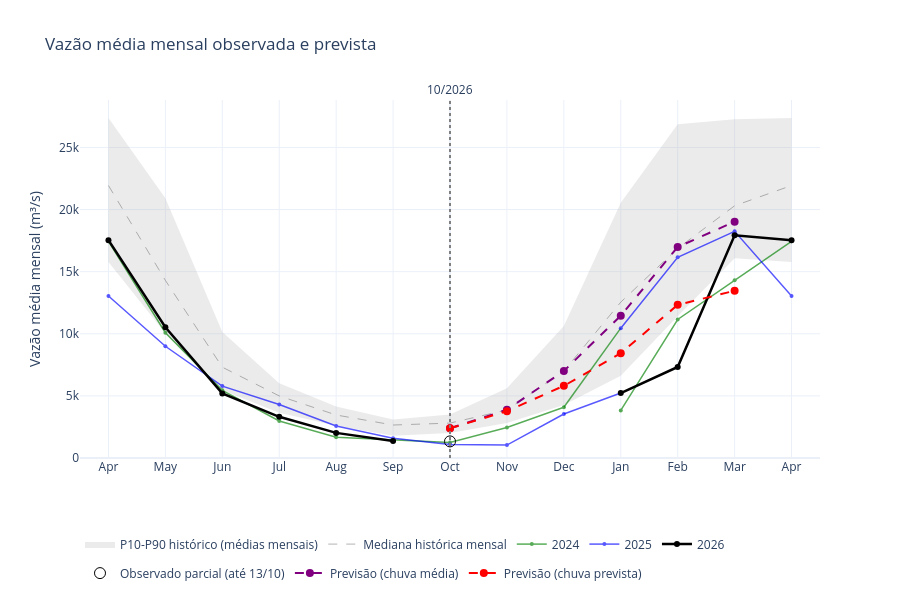

The code cell stored with this chart in its notebook:
### Markdown cell above
## Monthly discharge comparison

Daily observations are averaged separately for each calendar month (m³/s). The
historical median and P10-P90 band are then calculated across those monthly means
for each calendar month, excluding the current reference month and later data.
These are historical variability bounds, not forecast uncertainty. Missing days
are not filled; means use available daily data and hover labels show the count.

The 13-month window places the month of `AS_OF_DATE` at its center. Current-month
observations are partial and shown separately from the full-month predictions.
Forecasts retain their model month labels and are not joined to daily endpoints.
The monthly observations and statistics remain available as
`inference.discharge_monthly` and `inference.discharge_monthly_stats`.

Month-only labels align the reference year (black) with the two previous years
(blue and green). Each year wraps by calendar month, with separate segments at
December/January; hover labels retain the source year. A thin gray dashed line
shows the historical median, and the reference line is labeled `MM/YYYY`.

### Code cell
monthly_discharge_figure = inference.plot_monthly_discharge(months_each_side=6)
monthly_discharge_figure.show()

### Figure 1 — Plotly figure (JSON) as saved in the notebook; plotly's stock layout.template omitted (floating-point values rounded to 4 significant figures)
{"data": [{"connectgaps": false, "hoverinfo": "skip", "line": {"width": 0}, "mode": "lines", "showlegend": false, "type": "scatter", "x": [-6, -5, -4, -3, -2, -1, 0, 1, 2, 3, 4, 5, 6], "y": [15780.0, 10050.0, 5455.0, 3647.0, 2588.0, 1788.0, 2015.0, 2819.0, 4275.0, 6618.0, 11420.0, 16080.0, 15780.0]}, {"connectgaps": false, "fill": "tonexty", "fillcolor": "rgba(156,156,156,0.20)", "hoverinfo": "skip", "line": {"width": 0}, "mode": "lines", "name": "P10-P90 histórico (médias mensais)", "type": "scatter", "x": [-6, -5, -4, -3, -2, -1, 0, 1, 2, 3, 4, 5, 6], "y": [27380.0, 20910.0, 10140.0, 6027.0, 4139.0, 3092.0, 3498.0, 5606.0, 10620.0, 20540.0, 26870.0, 27280.0, 27380.0]}, {"connectgaps": false, "customdata": [53, 53, 53, 53, 53, 54, 54, 54, 54, 53, 53, 53, 53], "hovertemplate": "%{text}<br>%{y:,.0f} m³/s<br>%{customdata} meses históricos<extra>%{fullData.name}</extra>", "line": {"color": "gray", "dash": "dash", "width": 1}, "mode": "lines", "name": "Mediana histórica mensal", "opacity": 0.6, "text": ["Apr 2026", "May 2026", "Jun 2026", "Jul 2026", "Aug 2026", "Sep 2026", "Oct 2026", "Nov 2026", "Dec 2026", "Jan 2027", "Feb 2027", "Mar 2027", "Apr 2027"], "type": "scatter", "x": [-6, -5, -4, -3, -2, -1, 0, 1, 2, 3, 4, 5, 6], "y": [21930.0, 14300.0, 7310.0, 4997.0, 3462.0, 2654.0, 2809.0, 3870.0, 6997.0, 12550.0, 16870.0, 20310.0, 21930.0]}, {"connectgaps": false, "customdata": [30, 31, 30, 31, 31, 30, 31, 30, 31], "hovertemplate": "%{text}<br>%{y:,.0f} m³/s<br>%{customdata} dias com dados<extra>%{fullData.name}</extra>", "legendgroup": "2024", "line": {"color": "green", "dash": "solid", "width": 1.5}, "marker": {"size": 4}, "mode": "lines+markers", "name": "2024", "opacity": 0.65, "showlegend": true, "text": ["Apr 2024", "May 2024", "Jun 2024", "Jul 2024", "Aug 2024", "Sep 2024", "Oct 2024", "Nov 2024", "Dec 2024"], "type": "scatter", "x": [-6, -5, -4, -3, -2, -1, 0, 1, 2], "y": [17440.0, 10090.0, 5446.0, 2982.0, 1668.0, 1438.0, 1258.0, 2449.0, 4090.0]}, {"connectgaps": false, "customdata": [31, 29, 31, 30], "hovertemplate": "%{text}<br>%{y:,.0f} m³/s<br>%{customdata} dias com dados<extra>%{fullData.name}</extra>", "legendgroup": "2024", "line": {"color": "green", "dash": "solid", "width": 1.5}, "marker": {"size": 4}, "mode": "lines+markers", "name": "2024", "opacity": 0.65, "showlegend": false, "text": ["Jan 2024", "Feb 2024", "Mar 2024", "Apr 2024"], "type": "scatter", "x": [3, 4, 5, 6], "y": [3833.0, 11150.0, 14310.0, 17440.0]}, {"hoverinfo": "skip", "legendgroup": "2024", "line": {"color": "green", "dash": "solid", "width": 1.5}, "mode": "lines", "opacity": 0.65, "showlegend": false, "type": "scatter", "x": [2, 3], "y": [4090.0, 10450.0]}, {"connectgaps": false, "customdata": [30, 31, 30, 31, 31, 30, 31, 30, 31], "hovertemplate": "%{text}<br>%{y:,.0f} m³/s<br>%{customdata} dias com dados<extra>%{fullData.name}</extra>", "legendgroup": "2025", "line": {"color": "blue", "dash": "solid", "width": 1.5}, "marker": {"size": 4}, "mode": "lines+markers", "name": "2025", "opacity": 0.65, "showlegend": true, "text": ["Apr 2025", "May 2025", "Jun 2025", "Jul 2025", "Aug 2025", "Sep 2025", "Oct 2025", "Nov 2025", "Dec 2025"], "type": "scatter", "x": [-6, -5, -4, -3, -2, -1, 0, 1, 2], "y": [13040.0, 8996.0, 5788.0, 4307.0, 2575.0, 1590.0, 1088.0, 1040.0, 3541.0]}, {"connectgaps": false, "customdata": [31, 28, 31, 30], "hovertemplate": "%{text}<br>%{y:,.0f} m³/s<br>%{customdata} dias com dados<extra>%{fullData.name}</extra>", "legendgroup": "2025", "line": {"color": "blue", "dash": "solid", "width": 1.5}, "marker": {"size": 4}, "mode": "lines+markers", "name": "2025", "opacity": 0.65, "showlegend": false, "text": ["Jan 2025", "Feb 2025", "Mar 2025", "Apr 2025"], "type": "scatter", "x": [3, 4, 5, 6], "y": [10450.0, 16150.0, 18240.0, 13040.0]}, {"hoverinfo": "skip", "legendgroup": "2025", "line": {"color": "blue", "dash": "solid", "width": 1.5}, "mode": "lines", "opacity": 0.65, "showlegend": false, "type": "scatter", "x": [2, 3], "y": [3541.0, 5227.0]}, {"connectgaps": false, "customdata": [30.0, 31.0, 30.0, 31.0, 31.0, 30.0, NaN, NaN, NaN], "hovertemplate": "%{text}<br>%{y:,.0f} m³/s<br>%{customdata} dias com dados<extra>%{fullData.name}</extra>", "legendgroup": "2026", "line": {"color": "black", "dash": "solid", "width": 2.5}, "marker": {"size": 6}, "mode": "lines+markers", "name": "2026", "opacity": 1, "showlegend": true, "text": ["Apr 2026", "May 2026", "Jun 2026", "Jul 2026", "Aug 2026", "Sep 2026", "Oct 2026", "Nov 2026", "Dec 2026"], "type": "scatter", "x": [-6, -5, -4, -3, -2, -1, 0, 1, 2], "y": [17530.0, 10530.0, 5198.0, 3316.0, 2022.0, 1364.0, NaN, NaN, NaN]}, {"connectgaps": false, "customdata": [31, 28, 31, 30], "hovertemplate": "%{text}<br>%{y:,.0f} m³/s<br>%{customdata} dias com dados<extra>%{fullData.name}</extra>", "legendgroup": "2026", "line": {"color": "black", "dash": "solid", "width": 2.5}, "marker": {"size": 6}, "mode": "lines+markers", "name": "2026", "opacity": 1, "showlegend": false, "text": ["Jan 2026", "Feb 2026", "Mar 2026", "Apr 2026"], "type": "scatter", "x": [3, 4, 5, 6], "y": [5227.0, 7328.0, 17920.0, 17530.0]}, {"customdata": [13], "hovertemplate": "%{text}<br>%{y:,.0f} m³/s<br>%{customdata} dias com dados<extra>%{fullData.name}</extra>", "marker": {"color": "black", "size": 11, "symbol": "circle-open"}, "mode": "markers", "name": "Observado parcial (até 13/10)", "text": ["Oct 2026"], "type": "scatter", "x": [0], "y": [1337.0]}, {"connectgaps": false, "hovertemplate": "%{text}<br>%{y:,.0f} m³/s<extra>%{fullData.name}</extra>", "line": {"color": "purple", "dash": "dash", "width": 2}, "marker": {"size": 8}, "mode": "lines+markers", "name": "Previsão (chuva média)", "text": ["Apr 2026", "May 2026", "Jun 2026", "Jul 2026", "Aug 2026", "Sep 2026", "Oct 2026", "Nov 2026", "Dec 2026", "Jan 2027", "Feb 2027", "Mar 2027", "Apr 2027"], "type": "scatter", "x": [-6, -5, -4, -3, -2, -1, 0, 1, 2, 3, 4, 5, 6], "y": [null, null, null, null, null, null, 2389.0, 3884.0, 7005.0, 11460.0, 16980.0, 19030.0, null]}, {"connectgaps": false, "hovertemplate": "%{text}<br>%{y:,.0f} m³/s<extra>%{fullData.name}</extra>", "line": {"color": "red", "dash": "dash", "width": 2}, "marker": {"size": 8}, "mode": "lines+markers", "name": "Previsão (chuva prevista)", "text": ["Apr 2026", "May 2026", "Jun 2026", "Jul 2026", "Aug 2026", "Sep 2026", "Oct 2026", "Nov 2026", "Dec 2026", "Jan 2027", "Feb 2027", "Mar 2027", "Apr 2027"], "type": "scatter", "x": [-6, -5, -4, -3, -2, -1, 0, 1, 2, 3, 4, 5, 6], "y": [null, null, null, null, null, null, 2389.0, 3772.0, 5807.0, 8438.0, 12330.0, 13460.0, null]}], "layout": {"annotations": [{"showarrow": false, "text": "10/2026", "x": 0, "y": 1, "yanchor": "bottom", "yref": "paper"}], "height": 600, "hovermode": "x unified", "legend": {"orientation": "h", "x": 0, "y": -0.2}, "margin": {"b": 120, "t": 100}, "shapes": [{"line": {"color": "gray", "dash": "dot"}, "type": "line", "x0": 0, "x1": 0, "xref": "x", "y0": 0, "y1": 1, "yref": "y domain"}], "title": {"text": "Vazão média mensal observada e prevista"}, "xaxis": {"range": [-6.5, 6.5], "tickmode": "array", "ticktext": ["Apr", "May", "Jun", "Jul", "Aug", "Sep", "Oct", "Nov", "Dec", "Jan", "Feb", "Mar", "Apr"], "tickvals": [-6, -5, -4, -3, -2, -1, 0, 1, 2, 3, 4, 5, 6], "title": {"text": ""}}, "yaxis": {"rangemode": "tozero", "title": {"text": "Vazão média mensal (m³/s)"}}}}
